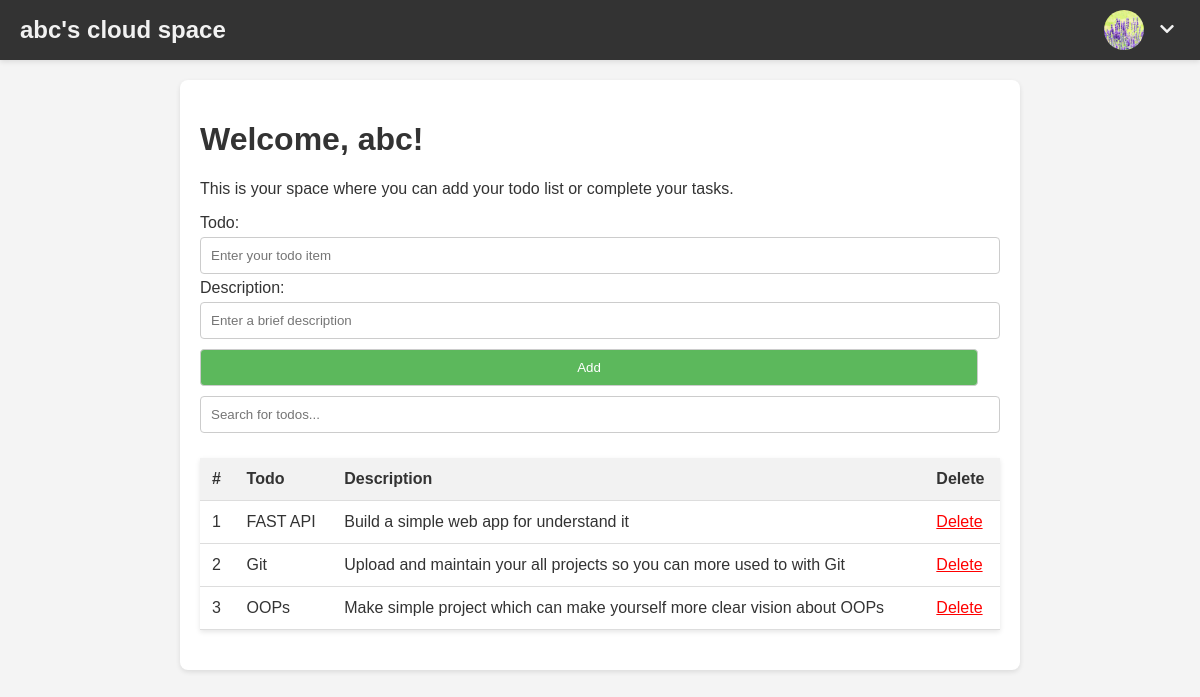
The app's page /user (signed in), older data.
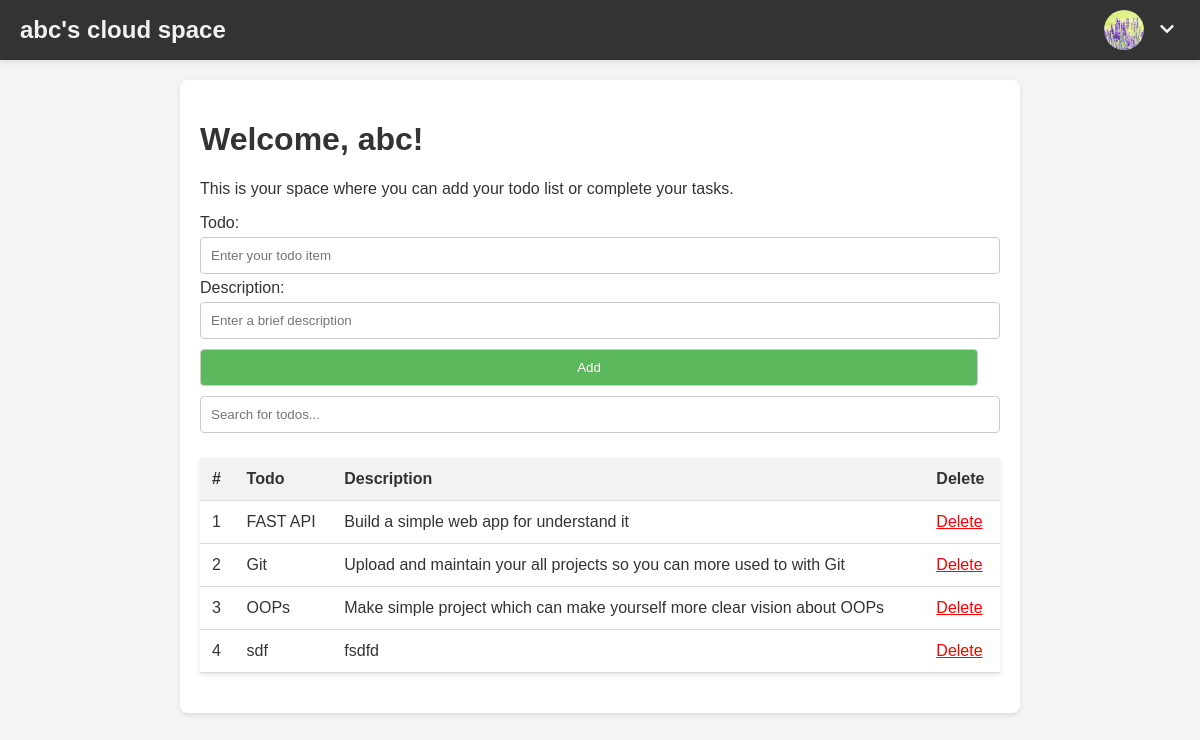
The same page, newer data.
### tables this page shows
CREATE TABLE todos (todo TEXT UNIQUE, description TEXT, username TEXT);

### servers/flask/route/user_route.py (the view)
@user_r.route('/user')
@printheaders
def user():
    username = session['username']
    conn = sqlite3.connect(Config.database)
    cursor = conn.cursor()
    cursor.execute("SELECT name FROM sqlite_master WHERE type='table' AND name='todos'")
    table_exists = cursor.fetchone()
    if not table_exists:
        cursor.execute("CREATE TABLE IF NOT EXISTS todos (todo TEXT UNIQUE, description TEXT, username TEXT)")
    cursor.execute("SELECT todo, description FROM todos WHERE username = ?", (username,))
    todos = cursor.fetchall()
    message = "successfull login"
    flash(message)
    return  render_template('user_space.html',todos = todos,username = username)

### servers/flask/route/user_route.py (called while the page is built)
def printheaders(f):
    @wraps(f)
    def printallheaders(*args, **kwargs):
        headers = dict(request.headers)
        client_ip = request.remote_addr
        print("URL: %s" % request.base_url)
        print("Request IP: %s" % client_ip)
        print("Headers:")
        print(headers)
        return f(*args, **kwargs)
    return printallheaders

### templates/user_space.html (shortened to what this page needs)
<!DOCTYPE html>
<html lang="en">
<head>
    <link rel="stylesheet" href="https://cdnjs.cloudflare.com/ajax/libs/font-awesome/5.15.4/css/all.min.css">
</head>
<body>
    <div class="navbar">
        <a class="logo" href="#home">{{ username }}'s cloud space</a>
        <div class="profile-dropdown">
            <img class="profile-pic" src="/static/pi.jpg" alt="Profile Picture">
            <div class="dropdown">
                <button class="dropdown-toggle" type="button">
                    <i class="fas fa-chevron-down"></i>
                </button>
            </div>
        </div>
    </div>
    <div class="shiftleft">
        <h1>Welcome, {{ username }}!</h1>
        <p>This is your space where you can add your todo list or complete your tasks.</p>
        <form action="/add_todo" method="POST">
            <label for="todo">Todo:</label>
            <input type="text" id="todo" name="todo" required placeholder="Enter your todo item">
            <label for="description">Description:</label>
            <input type="text" id="description" name="description" required placeholder="Enter a brief description">
            <input type="submit" value="Add">
        </form>
        <div class="search-container">
            <input type="text" id="myInput" onkeyup="myFunction()" placeholder="Search for todos...">
        </div>
        <table id="todoTable">
            <thead>
                <tr>
                    <th>#</th>
                    <th>Todo</th>
                    <th>Description</th>
                    <th>Delete</th>
                </tr>
            </thead>
            <tbody>
                {% for todo in todos %}
                <tr>
                    <td>{{ loop.index }}</td>
                    <td>{{ todo[0] }}</td>
                    <td>{{ todo[1] }}</td>
                    <td><a href="/delete/{{ todo[0] }}/{{ todo[1] }}" style="color: red;">Delete</a></td>
                </tr>
                {% endfor %}
            </tbody>
        </table>
    </div>
</body>
</html>

### templates/user_space.html (style rules this page uses)
body { margin: 0; font-family: Arial, sans-serif; background-color: #f4f4f4; color: #333; }
.navbar { background-color: #333; display: flex; align-items: center; justify-content: space-between; padding: 10px 20px; color: #f2f2f2; box-shadow: 0 2px 5px rgba(0,0,0,0.1); }
.navbar .logo { font-size: 24px; font-weight: bold; text-decoration: none; color: #f2f2f2; }
.profile-dropdown { display: flex; align-items: center; position: relative; }
.profile-pic { width: 40px; height: 40px; border-radius: 50%; margin-right: 10px; }
.dropdown-toggle { background: transparent; border: none; cursor: pointer; font-size: 16px; color: #f2f2f2; }
table { border-collapse: collapse; width: 100%; margin: 20px 0; background: white; box-shadow: 0 2px 5px rgba(0,0,0,0.1); }
th, td { padding: 12px; text-align: left; border-bottom: 1px solid #ddd; }
th { background-color: #f2f2f2; }
h1 { color: #333; }
input[type="text"], input[type="submit"] { padding: 10px; margin: 5px 0; border: 1px solid #ccc; border-radius: 4px; width: calc(100% - 22px); }
input[type="submit"] { background-color: #5cb85c; color: white; cursor: pointer; }
.search-container { margin-bottom: 20px; }
.shiftleft { max-width: 800px; margin: 20px auto; padding: 20px; background: white; border-radius: 8px; box-shadow: 0 2px 5px rgba(0,0,0,0.1); }

Row changes from the older to the newer data that the page shows:
added todos: todo "sdf", description "fsdfd"
